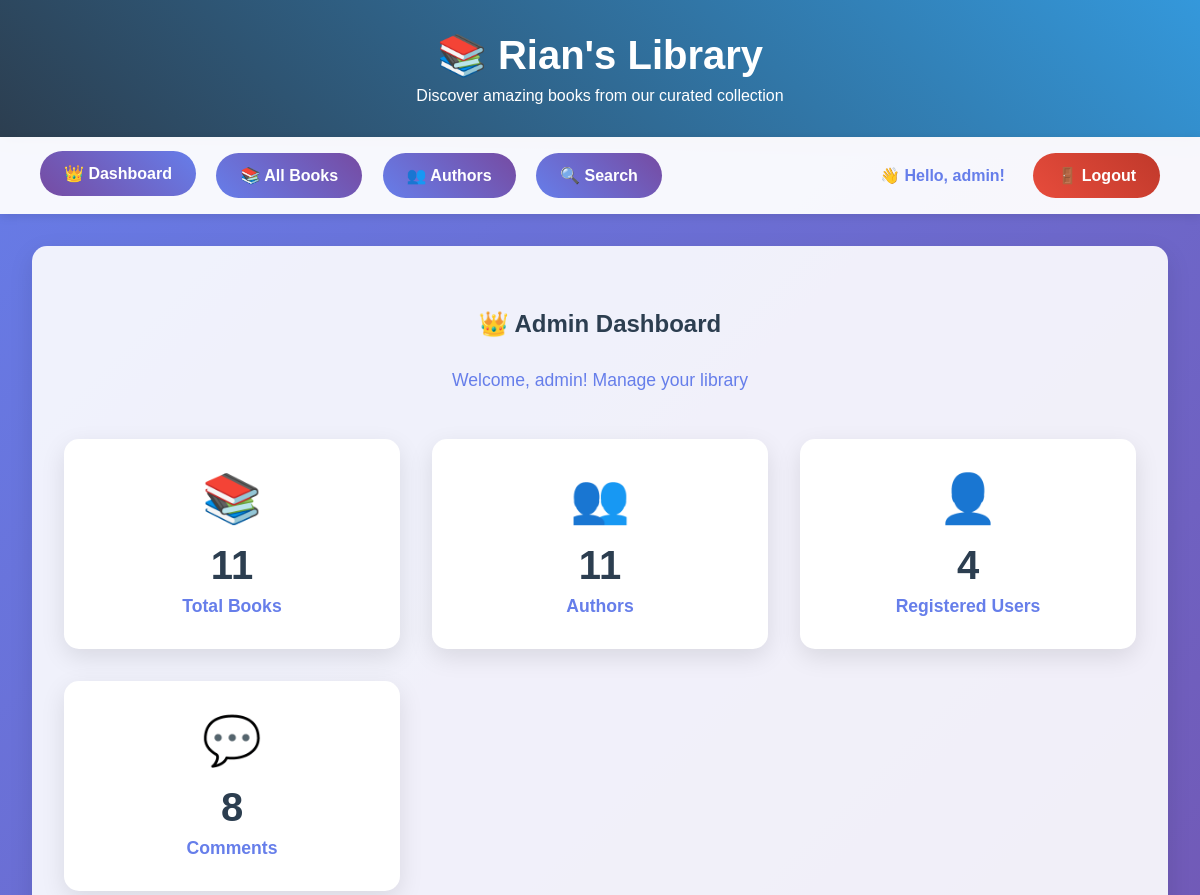
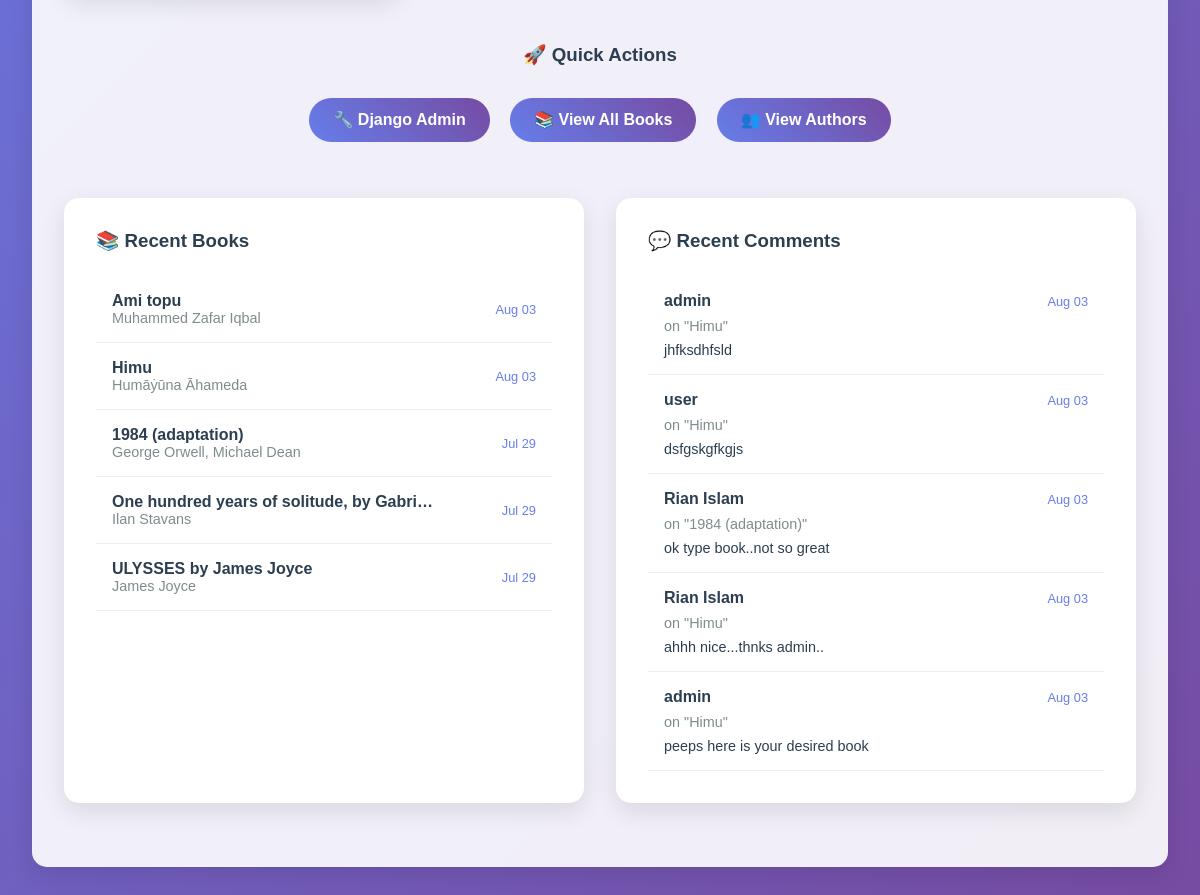
Before: /admin-dashboard/ (signed in) with the older database file (2 pictures, top to bottom).
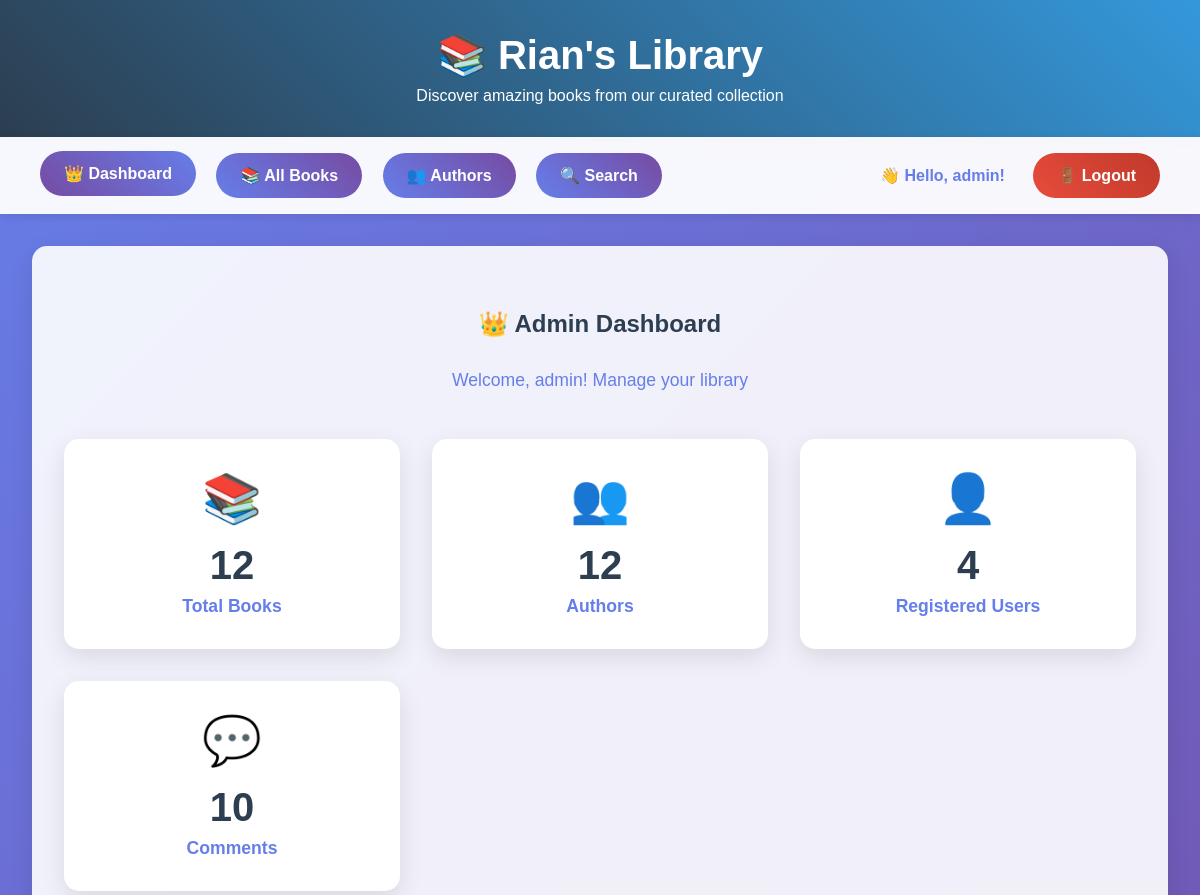
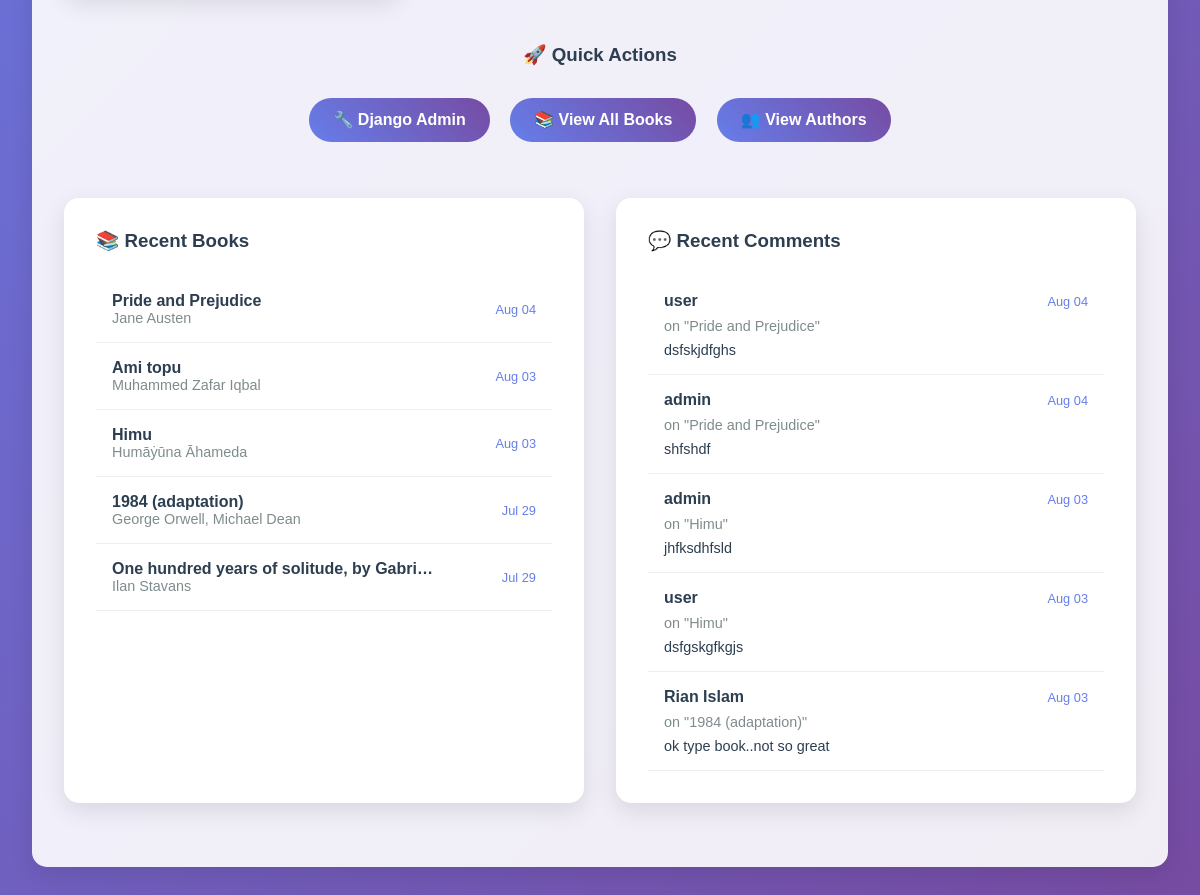
After: the same page with the newer database file (2 pictures, top to bottom).
### books/models.py (models this page shows, shortened)
class Book(models.Model):
    title = models.CharField(max_length=300)
    authors = models.ManyToManyField(Author, related_name='books')
    cover_image = models.URLField(blank=True, null=True)
    publication_year = models.CharField(max_length=10, blank=True, null=True)
    isbn = models.CharField(max_length=20, blank=True, null=True)
    description = models.TextField(blank=True, null=True)
    open_library_key = models.CharField(max_length=100, blank=True, null=True)
    created_at = models.DateTimeField(auto_now_add=True)
    updated_at = models.DateTimeField(auto_now=True)
    class Meta:
        ordering = ['-created_at']

class Author(models.Model):
    name = models.CharField(max_length=200, unique=True)
    birth_date = models.CharField(max_length=50, blank=True, null=True)
    bio = models.TextField(blank=True, null=True)
    created_at = models.DateTimeField(auto_now_add=True)
    class Meta:
        ordering = ['name']

class Comment(models.Model):
    book = models.ForeignKey(Book, on_delete=models.CASCADE, related_name='comments')
    user = models.ForeignKey(User, on_delete=models.CASCADE)
    content = models.TextField()
    created_at = models.DateTimeField(auto_now_add=True)
    updated_at = models.DateTimeField(auto_now=True)
    class Meta:
        ordering = ['-created_at']

### books/views.py (the view)
# urls.py: path('admin-dashboard/', views.admin_dashboard, name='admin_dashboard'),
def admin_dashboard(request):
    if not request.user.is_authenticated or not request.user.is_staff:
        return redirect('books:home')
    total_books = Book.objects.count()
    total_authors = Author.objects.count()
    total_users = User.objects.count()
    total_comments = Comment.objects.count()
    recent_books = Book.objects.all().order_by('-created_at')[:5]
    recent_comments = Comment.objects.all().select_related('user', 'book').order_by('-created_at')[:5]
    context = {
        'user': request.user,
        'total_books': total_books,
        'total_authors': total_authors,
        'total_users': total_users,
        'total_comments': total_comments,
        'recent_books': recent_books,
        'recent_comments': recent_comments,
    }
    return render(request, 'books/admin_dashboard.html', context)

### templates/books/admin_dashboard.html (shortened to what this page needs)
{% extends 'base.html' %}
{% load static %}
{% block content %}
<div style="text-align: center; margin-bottom: 3rem;">
    <h2>👑 Admin Dashboard</h2>
    <p style="color: #667eea; font-size: 1.1rem;">Welcome, {{ user.first_name|default:user.username }}! Manage your library</p>
</div>
<div style="display: grid; grid-template-columns: repeat(auto-fit, minmax(250px, 1fr)); gap: 2rem; margin-bottom: 3rem;">
    <div class="stat-card">
        <div class="stat-icon">📚</div>
        <div class="stat-number">{{ total_books }}</div>
        <div class="stat-label">Total Books</div>
    </div>
    <div class="stat-card">
        <div class="stat-icon">👥</div>
        <div class="stat-number">{{ total_authors }}</div>
        <div class="stat-label">Authors</div>
    </div>
    <div class="stat-card">
        <div class="stat-icon">👤</div>
        <div class="stat-number">{{ total_users }}</div>
        <div class="stat-label">Registered Users</div>
    </div>
    <div class="stat-card">
        <div class="stat-icon">💬</div>
        <div class="stat-number">{{ total_comments }}</div>
        <div class="stat-label">Comments</div>
    </div>
</div>
<div style="text-align: center; margin-bottom: 3rem;">
    <h3 style="color: #2c3e50; margin-bottom: 1.5rem;">🚀 Quick Actions</h3>
    <a href="/admin/" class="nav-btn" style="margin: 0.5rem;">🔧 Django Admin</a>
    <a href="{% url 'books:all_books' %}" class="nav-btn" style="margin: 0.5rem;">📚 View All Books</a>
    <a href="{% url 'books:authors' %}" class="nav-btn" style="margin: 0.5rem;">👥 View Authors</a>
</div>
<div style="display: grid; grid-template-columns: 1fr 1fr; gap: 2rem; margin-bottom: 2rem;">
    <div style="background: white; padding: 2rem; border-radius: 15px; box-shadow: 0 8px 25px rgba(0,0,0,0.1);">
        <h3 style="color: #2c3e50; margin-bottom: 1.5rem;">📚 Recent Books</h3>
        {% if recent_books %}
            {% for book in recent_books %}
                <div style="padding: 1rem; border-bottom: 1px solid #eee; display: flex; justify-content: space-between; align-items: center;">
                    <div>
                        <div style="font-weight: 600; color: #2c3e50;">{{ book.title|truncatechars:40 }}</div>
                        <div style="color: #7f8c8d; font-size: 0.9rem;">
                            {% for author in book.authors.all %}{{ author.name }}{% if not forloop.last %}, {% endif %}{% endfor %}
                        </div>
                    </div>
                    <div style="color: #667eea; font-size: 0.8rem;">
                        {{ book.created_at|date:"M d" }}
                    </div>
                </div>
            {% endfor %}
        {% else %}
            <p style="color: #7f8c8d; text-align: center;">No recent books</p>
        {% endif %}
    </div>
    <div style="background: white; padding: 2rem; border-radius: 15px; box-shadow: 0 8px 25px rgba(0,0,0,0.1);">
        <h3 style="color: #2c3e50; margin-bottom: 1.5rem;">💬 Recent Comments</h3>
        {% if recent_comments %}
            {% for comment in recent_comments %}
                <div style="padding: 1rem; border-bottom: 1px solid #eee;">
                    <div style="display: flex; justify-content: space-between; align-items: center; margin-bottom: 0.5rem;">
                        <div style="font-weight: 600; color: #2c3e50;">{{ comment.user.first_name|default:comment.user.username }}</div>
                        <div style="color: #667eea; font-size: 0.8rem;">{{ comment.created_at|date:"M d" }}</div>
                    </div>
                    <div style="color: #7f8c8d; font-size: 0.9rem; margin-bottom: 0.5rem;">
                        on "{{ comment.book.title|truncatechars:30 }}"
                    </div>
                    <div style="color: #2c3e50; font-size: 0.9rem;">
                        {{ comment.content|truncatechars:60 }}
                    </div>
                </div>
            {% endfor %}
        {% else %}
            <p style="color: #7f8c8d; text-align: center;">No recent comments</p>
        {% endif %}
    </div>
</div>
{% endblock %}

Changed rows visible on the page:
no longer on this page (row unchanged): Book: title "ULYSSES by James Joyce", created_at "Jul 29"
no longer on this page (row unchanged): Author: name "James Joyce", shown under "ULYSSES by James Joyce"
no longer on this page (row unchanged): Comment: user.first_name "Rian Islam", created_at "Aug 03", book "Himu", content "ahhh nice...thnks admin.."
no longer on this page (row unchanged): Comment: user.first_name "admin", created_at "Aug 03", book "Himu", content "peeps here is your desired book"
added Book: title "Pride and Prejudice", created_at "Aug 04"
added Author: name "Jane Austen", shown under "Pride and Prejudice"
added Comment: user.first_name "user", created_at "Aug 04", book "Pride and Prejudice", content "dsfskjdfghs"
added Comment: user.first_name "admin", created_at "Aug 04", book "Pride and Prejudice", content "shfshdf"
Other visible differences:
{{ total_books }}: "11" → "12"
{{ total_authors }}: "11" → "12"
{{ total_comments }}: "8" → "10"
